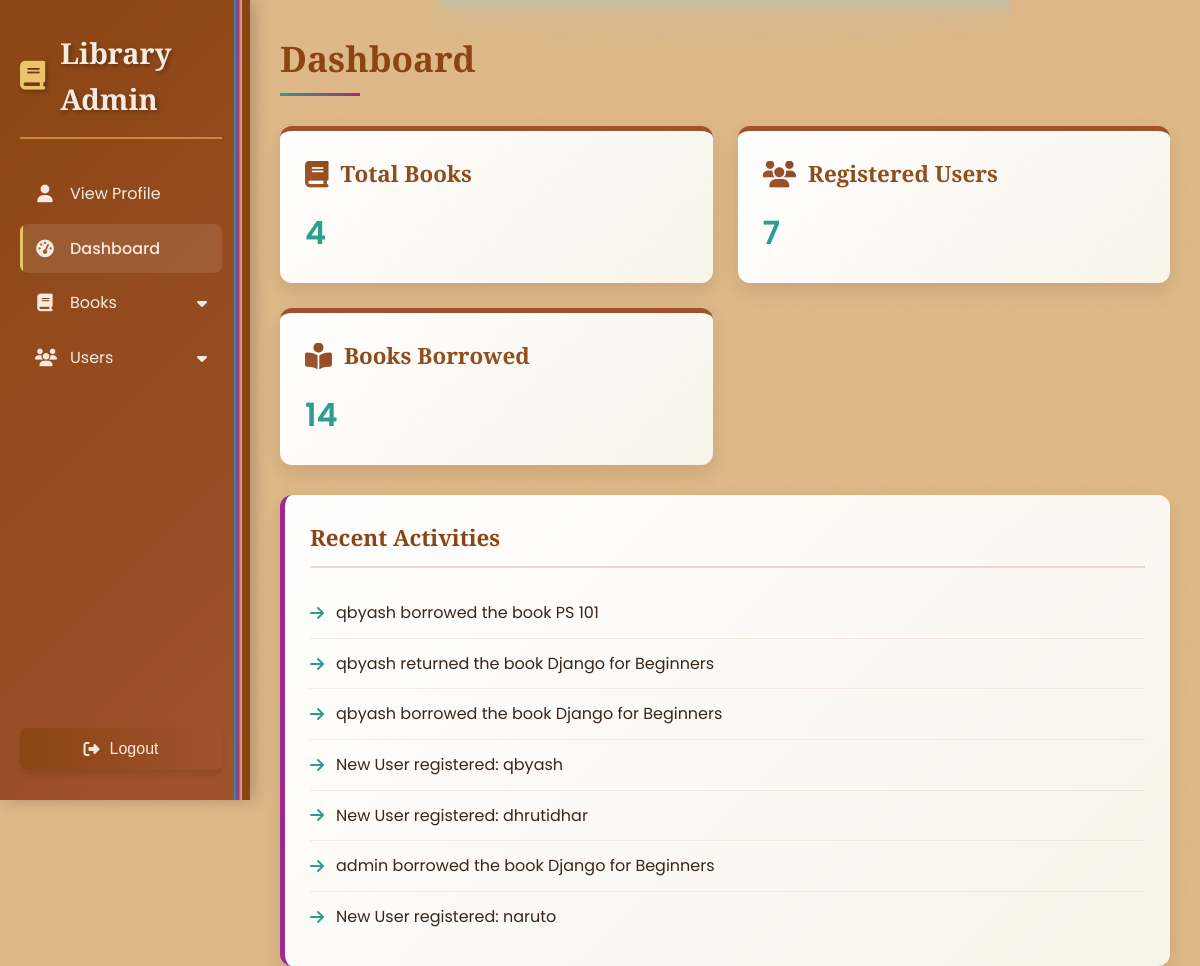
Screenshot of /hadmin/ (signed in) with the database file from the repository.
### Books/models.py (models this page shows, shortened)
class RecentAct(models.Model):
    cat = models.CharField(verbose_name='Category', choices=(
            ("user_borrow_book", "User Borrow Book"),
            ("user_return_book", "User Return Book"),
            ("new_user_registered", "New User Registered"),
            ("new_book_added", "New Book Added"),
            ("new_author_registered", "New Author Registered"),
            ("new_subject_added", "New Subject Added")
    ), max_length=50)
    content = models.TextField(verbose_name='Activity')
    created_at = models.DateTimeField(default=timezone.now)

### LMS/home_view.py (the view)
# urls.py: path('hadmin/', homeadmin, name='homeadmin'),
@login_required(login_url='signin')
def homeadmin(request):
    bwr = len(Borrower.objects.all())
    pro = len(Profile.objects.all())
    bd = len(BookDetail.objects.all())
    rcs = RecentAct.objects.all().order_by('-created_at')[:7]
    cxt = {
        'rcs': rcs,
        'bwr': bwr,
        'pro': pro,
        'bd': bd
    }
    if request.user.is_authenticated and request.user.is_superuser:
        return render(request, 'home/lms.html', cxt)
    else:
        messages.info(request, 'Only Admins have the access of the Admin Panel!!')
        return redirect('signin')

### templates/home/lms.html (shortened to what this page needs)
{% load static %}
<html lang="en">
<head>
    <link rel="stylesheet" href="https://cdnjs.cloudflare.com/ajax/libs/font-awesome/6.4.0/css/all.min.css">
</head>
<body>
    <div class="sidebar" id="sidebar">
        <div class="book-spine"></div>
        <h1><i class="fas fa-book"></i> Library Admin</h1>
        <nav>
            <ul>
                <li><a href="{% url 'profile' %}"><i class="fas fa-user"></i> View Profile</a></li>
                <li><a href="{% url 'homeadmin' %}" class="active"><i class="fas fa-tachometer-alt"></i> Dashboard</a></li>
                <li>
                    <a href="#" data-dropdown="books"><i class="fas fa-book"></i> Books <i class="fa-solid fa-caret-down"></i></a>
                </li>
                <li>
                    <a href="#" data-dropdown="users"><i class="fas fa-users"></i> Users <i class="fa-solid fa-caret-down"></i></a>
                </li>
            </ul>
        </nav>
        <button class="logout" onclick="window.location.href='{% url 'signout' %}'">
            <i class="fas fa-sign-out-alt"></i> Logout
        </button>
    </div>
    <div class="main-content">
        <div class="skylight"></div>
        {% block body %}
        <section id="dashboard" class="fade-in">
            <h2>Dashboard</h2>
            <div class="dashboard-cards slide-up">
                <div class="card">
                    <h3><i class="fas fa-book"></i> Total Books</h3>
                    <p>{{bd}}</p>
                </div>
                <div class="card">
                    <h3><i class="fas fa-users"></i> Registered Users</h3>
                    <p>{{pro}}</p>
                </div>
                <div class="card">
                    <h3><i class="fas fa-book-reader"></i> Books Borrowed</h3>
                    <p>{{bwr}}</p>
                </div>
            </div>
            <div class="recent-activities slide-up" style="animation-delay: 0.2s;">
                <h3>Recent Activities</h3>
                <ul>
                    {% for r in rcs %}
                    <li><i class="fas fa-arrow-right"></i> {{r.content}}</li>
                    {% endfor %}
                </ul>
            </div>
        </section>
        {% endblock %}
    </div>
</body>
</html>

### rows the page displays
RecentAct: content "qbyash borrowed the book PS 101"
RecentAct: content "qbyash returned the book Django for Beginners"
RecentAct: content "qbyash borrowed the book Django for Beginners"
RecentAct: content "New User registered: qbyash"
RecentAct: content "New User registered: dhrutidhar"
RecentAct: content "admin borrowed the book Django for Beginners"
RecentAct: content "New User registered: naruto"

### other values shown
{{ bd }} "4"
{{ pro }} "7"
{{ bwr }} "14"
